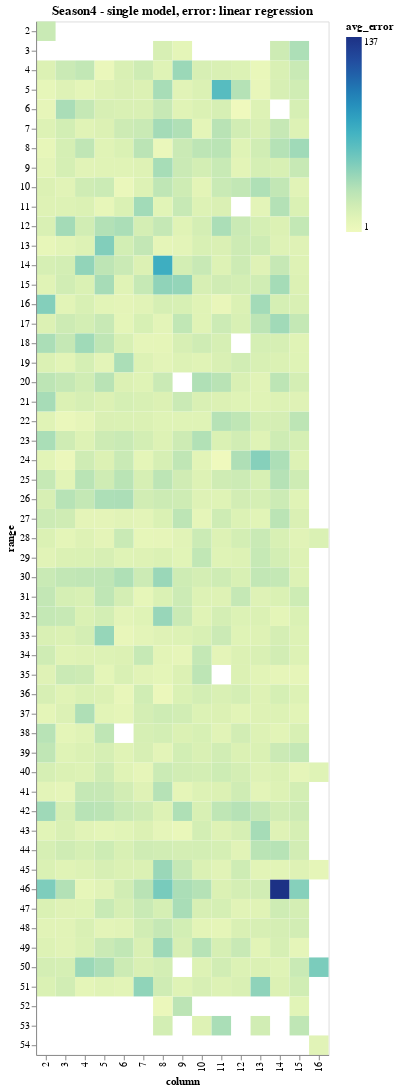

Write notebook code for a chart like this one.
### Code cell
import altair as alt
alt.Chart(plotdf,title='Season4 - single model, error: linear regression').mark_rect().encode(
    x='column:O',
    y='range:O',
    color='avg_error',
    tooltip=[
        alt.Tooltip('cultivar', title='Cultivar'),
        alt.Tooltip('avg_error:Q', title='Avg Err %'),
        alt.Tooltip('range:O',title='range'),
        alt.Tooltip('column:O',title='column')
    ]
)

### Figure 1 — Vega-Lite specification as saved in the notebook (floating-point values rounded to 4 significant figures; data arrays with more than 128 entries replaced by an {"elided": "..."} marker saying what was removed)
{"config": {"view": {"continuousWidth": 400, "continuousHeight": 300}}, "data": {"name": "data-a4aaa32cf7b111dbad1ecb59ad2595a3"}, "mark": "rect", "encoding": {"color": {"type": "quantitative", "field": "avg_error"}, "tooltip": [{"type": "nominal", "field": "cultivar", "title": "Cultivar"}, {"type": "quantitative", "field": "avg_error", "title": "Avg Err %"}, {"type": "ordinal", "field": "range", "title": "range"}, {"type": "ordinal", "field": "column", "title": "column"}], "x": {"type": "ordinal", "field": "column"}, "y": {"type": "ordinal", "field": "range"}}, "title": "Season4 - single model, error: linear regression", "$schema": "https://vega.github.io/schema/vega-lite/v4.0.0.json", "datasets": {"data-a4aaa32cf7b111dbad1ecb59ad2595a3": {"elided": "683 records"}}}
